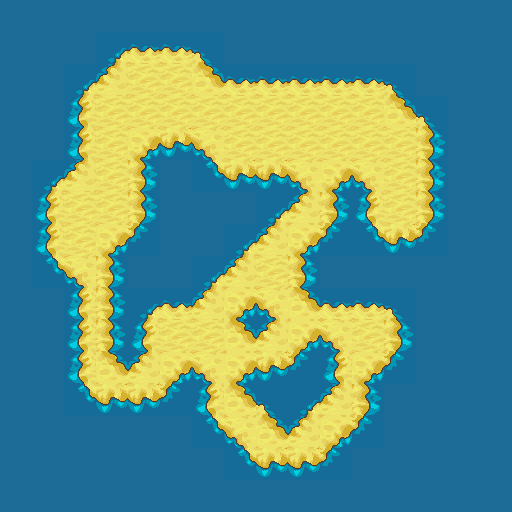

Rendered tile map (Tiled .tmx) drawn with the repository's tilesets; below, a short description and the map source with its tile grids summarised:
An orthogonal 16x16 tile map with 32x32 px tiles, 1 tile layer (back) and 70 objects.

<map version="1.0" tiledversion="1.1.5" orientation="orthogonal" renderorder="right-down" width="16" height="16" tilewidth="32" tileheight="32" infinite="0" nextobjectid="50891">
 <tileset firstgid="1" source="terrain_atlas.tsx" />
 <layer name="back" width="16" height="16">
  <data>[256 cells, 256 non-empty, 14 distinct tile ids]</data>
 </layer>
 <objectgroup name="collision" />
 <objectgroup name="objects">
  <object id="50198" x="288" y="128">
   <properties>
    <property name="type" value="playerPosition" />
   </properties>
   <point />
  </object>
 </objectgroup>
 <objectgroup name="world_collision">
  <object id="50822" x="96" y="32">
   <polyline points="0,32 32,0" />
  </object>
  <object id="50823" x="64" y="64">
   <polyline points="0,32 32,0" />
  </object>
  <object id="50824" x="32" y="160">
   <polyline points="0,32 32,0" />
  </object>
  <object id="50825" x="256" y="192">
   <polyline points="0,32 32,0" />
  </object>
  <object id="50826" x="224" y="224">
   <polyline points="0,32 32,0" />
  </object>
  <object id="50827" x="192" y="256">
   <polyline points="0,32 32,0" />
  </object>
  <object id="50828" x="128" y="288">
   <polyline points="0,32 32,0" />
  </object>
  <object id="50829" x="288" y="384">
   <polyline points="0,32 32,0" />
  </object>
  <object id="50830" x="128" y="32">
   <polyline points="0,0 32,0" />
  </object>
  <object id="50831" x="160" y="32">
   <polyline points="0,0 32,0" />
  </object>
  <object id="50832" x="224" y="64">
   <polyline points="0,0 32,0" />
  </object>
  <object id="50833" x="256" y="64">
   <polyline points="0,0 32,0" />
  </object>
  <object id="50834" x="288" y="64">
   <polyline points="0,0 32,0" />
  </object>
  <object id="50835" x="320" y="64">
   <polyline points="0,0 32,0" />
  </object>
  <object id="50836" x="352" y="64">
   <polyline points="0,0 32,0" />
  </object>
  <object id="50837" x="160" y="288">
   <polyline points="0,0 32,0" />
  </object>
  <object id="50838" x="320" y="288">
   <polyline points="0,0 32,0" />
  </object>
  <object id="50839" x="352" y="288">
   <polyline points="0,0 32,0" />
  </object>
  <object id="50840" x="192" y="32">
   <polyline points="0,0 32,32" />
  </object>
  <object id="50841" x="384" y="64">
   <polyline points="0,0 32,32" />
  </object>
  <object id="50842" x="416" y="96">
   <polyline points="0,0 32,32" />
  </object>
  <object id="50843" x="384" y="288">
   <polyline points="0,0 32,32" />
  </object>
  <object id="50844" x="256" y="384">
   <polyline points="0,0 32,32" />
  </object>
  <object id="50845" x="64" y="96">
   <polyline points="0,32 0,0" />
  </object>
  <object id="50846" x="64" y="128">
   <polyline points="0,32 0,0" />
  </object>
  <object id="50847" x="32" y="192">
   <polyline points="0,32 0,0" />
  </object>
  <object id="50848" x="352" y="192">
   <polyline points="0,32 0,0" />
  </object>
  <object id="50849" x="32" y="224">
   <polyline points="0,32 0,0" />
  </object>
  <object id="50850" x="64" y="288">
   <polyline points="0,32 0,0" />
  </object>
  <object id="50851" x="64" y="320">
   <polyline points="0,32 0,0" />
  </object>
  <object id="50852" x="128" y="320">
   <polyline points="0,32 0,0" />
  </object>
  <object id="50853" x="64" y="352">
   <polyline points="0,32 0,0" />
  </object>
  <object id="50854" x="320" y="352">
   <polyline points="0,32 0,0" />
  </object>
  <object id="50855" x="192" y="384">
   <polyline points="0,32 0,0" />
  </object>
  <object id="50856" x="416" y="128">
   <polyline points="32,0 32,32" />
  </object>
  <object id="50857" x="128" y="160">
   <polyline points="32,0 32,32" />
  </object>
  <object id="50858" x="416" y="160">
   <polyline points="32,0 32,32" />
  </object>
  <object id="50859" x="128" y="192">
   <polyline points="32,0 32,32" />
  </object>
  <object id="50860" x="320" y="192">
   <polyline points="32,0 32,32" />
  </object>
  <object id="50861" x="416" y="192">
   <polyline points="32,0 32,32" />
  </object>
  <object id="50862" x="96" y="256">
   <polyline points="32,0 32,32" />
  </object>
  <object id="50863" x="288" y="256">
   <polyline points="32,0 32,32" />
  </object>
  <object id="50864" x="96" y="288">
   <polyline points="32,0 32,32" />
  </object>
  <object id="50865" x="96" y="320">
   <polyline points="32,0 32,32" />
  </object>
  <object id="50866" x="384" y="320">
   <polyline points="32,0 32,32" />
  </object>
  <object id="50867" x="352" y="384">
   <polyline points="32,0 32,32" />
  </object>
  <object id="50868" x="192" y="160">
   <polyline points="32,32 0,0" />
  </object>
  <object id="50869" x="352" y="224">
   <polyline points="32,32 0,0" />
  </object>
  <object id="50870" x="32" y="256">
   <polyline points="32,32 0,0" />
  </object>
  <object id="50871" x="64" y="384">
   <polyline points="32,32 0,0" />
  </object>
  <object id="50872" x="192" y="416">
   <polyline points="32,32 0,0" />
  </object>
  <object id="50873" x="224" y="448">
   <polyline points="32,32 0,0" />
  </object>
  <object id="50874" x="160" y="128">
   <polyline points="32,32 0,32" />
  </object>
  <object id="50875" x="224" y="160">
   <polyline points="32,32 0,32" />
  </object>
  <object id="50876" x="256" y="160">
   <polyline points="32,32 0,32" />
  </object>
  <object id="50877" x="384" y="224">
   <polyline points="32,32 0,32" />
  </object>
  <object id="50878" x="256" y="352">
   <polyline points="32,32 0,32" />
  </object>
  <object id="50879" x="96" y="384">
   <polyline points="32,32 0,32" />
  </object>
  <object id="50880" x="128" y="384">
   <polyline points="32,32 0,32" />
  </object>
  <object id="50881" x="256" y="448">
   <polyline points="32,32 0,32" />
  </object>
  <object id="50882" x="288" y="448">
   <polyline points="32,32 0,32" />
  </object>
  <object id="50883" x="128" y="224">
   <polyline points="32,0 0,32" />
  </object>
  <object id="50884" x="320" y="224">
   <polyline points="32,0 0,32" />
  </object>
  <object id="50885" x="416" y="224">
   <polyline points="32,0 0,32" />
  </object>
  <object id="50886" x="288" y="352">
   <polyline points="32,0 0,32" />
  </object>
  <object id="50887" x="384" y="352">
   <polyline points="32,0 0,32" />
  </object>
  <object id="50888" x="160" y="384">
   <polyline points="32,0 0,32" />
  </object>
  <object id="50889" x="352" y="416">
   <polyline points="32,0 0,32" />
  </object>
  <object id="50890" x="320" y="448">
   <polyline points="32,0 0,32" />
  </object>
 </objectgroup>
</map>
